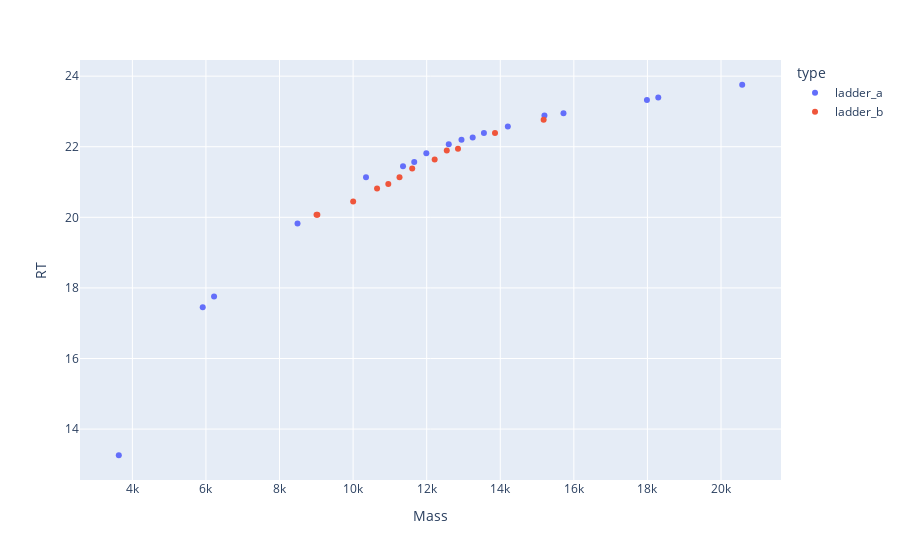

Notebook cell for this chart:
### Code cell
plotly_zones(df_5p, df_3p)
df.head()

### Figure 1 — Plotly figure (JSON) as saved in the notebook; plotly's stock layout.template omitted (floating-point values rounded to 4 significant figures)
{"data": [{"hovertemplate": "type=ladder_a<br>Mass=%{x}<br>RT=%{y}<extra></extra>", "legendgroup": "ladder_a", "marker": {"color": "#636efa", "symbol": "circle"}, "mode": "markers", "name": "ladder_a", "orientation": "v", "showlegend": true, "type": "scatter", "x": [5913.0, 6221.0, 17990.0, 11660.0, 18290.0, 11360.0, 15720.0, 10350.0, 13560.0, 12600.0, 11990.0, 13250.0, 8489.0, 14210.0, 12950.0, 3631.0, 20580.0, 15200.0], "xaxis": "x", "y": [17.45, 17.76, 23.33, 21.57, 23.39, 21.45, 22.95, 21.13, 22.39, 22.07, 21.82, 22.26, 19.82, 22.57, 22.19, 13.26, 23.76, 22.88], "yaxis": "y"}, {"hovertemplate": "type=ladder_b<br>Mass=%{x}<br>RT=%{y}<extra></extra>", "legendgroup": "ladder_b", "marker": {"color": "#EF553B", "symbol": "circle"}, "mode": "markers", "name": "ladder_b", "orientation": "v", "showlegend": true, "type": "scatter", "x": [9028.0, 9006.0, 10000.0, 10650.0, 10960.0, 11260.0, 11610.0, 12220.0, 12550.0, 12850.0, 13860.0, 15180.0], "xaxis": "x", "y": [20.07, 20.07, 20.45, 20.82, 20.95, 21.13, 21.39, 21.64, 21.89, 21.94, 22.39, 22.76], "yaxis": "y"}], "layout": {"legend": {"title": {"text": "type"}, "tracegroupgap": 0}, "margin": {"t": 60}, "xaxis": {"anchor": "y", "domain": [0, 1], "title": {"text": "Mass"}}, "yaxis": {"anchor": "x", "domain": [0, 1], "title": {"text": "RT"}}}}
